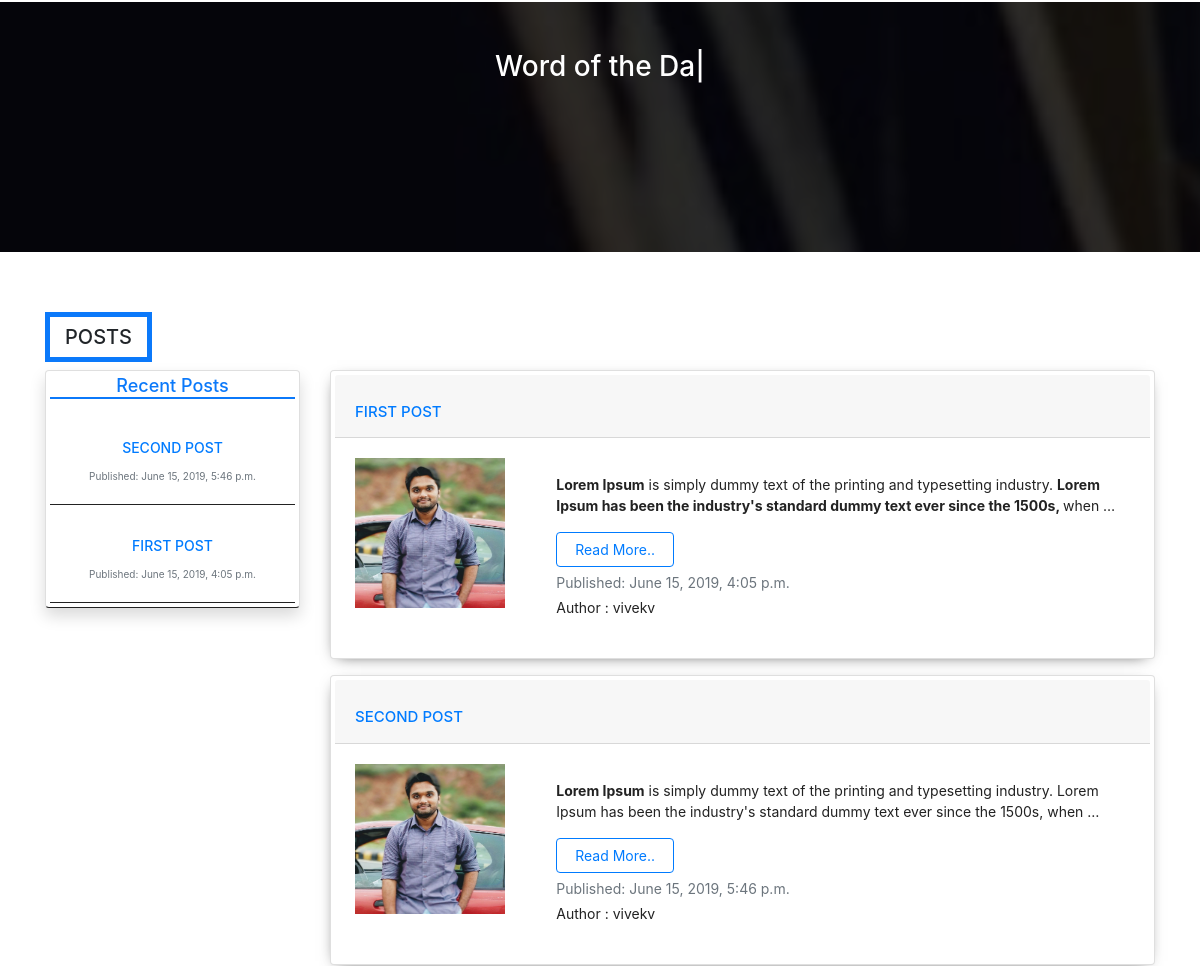
The app's page / (middle part), older data.
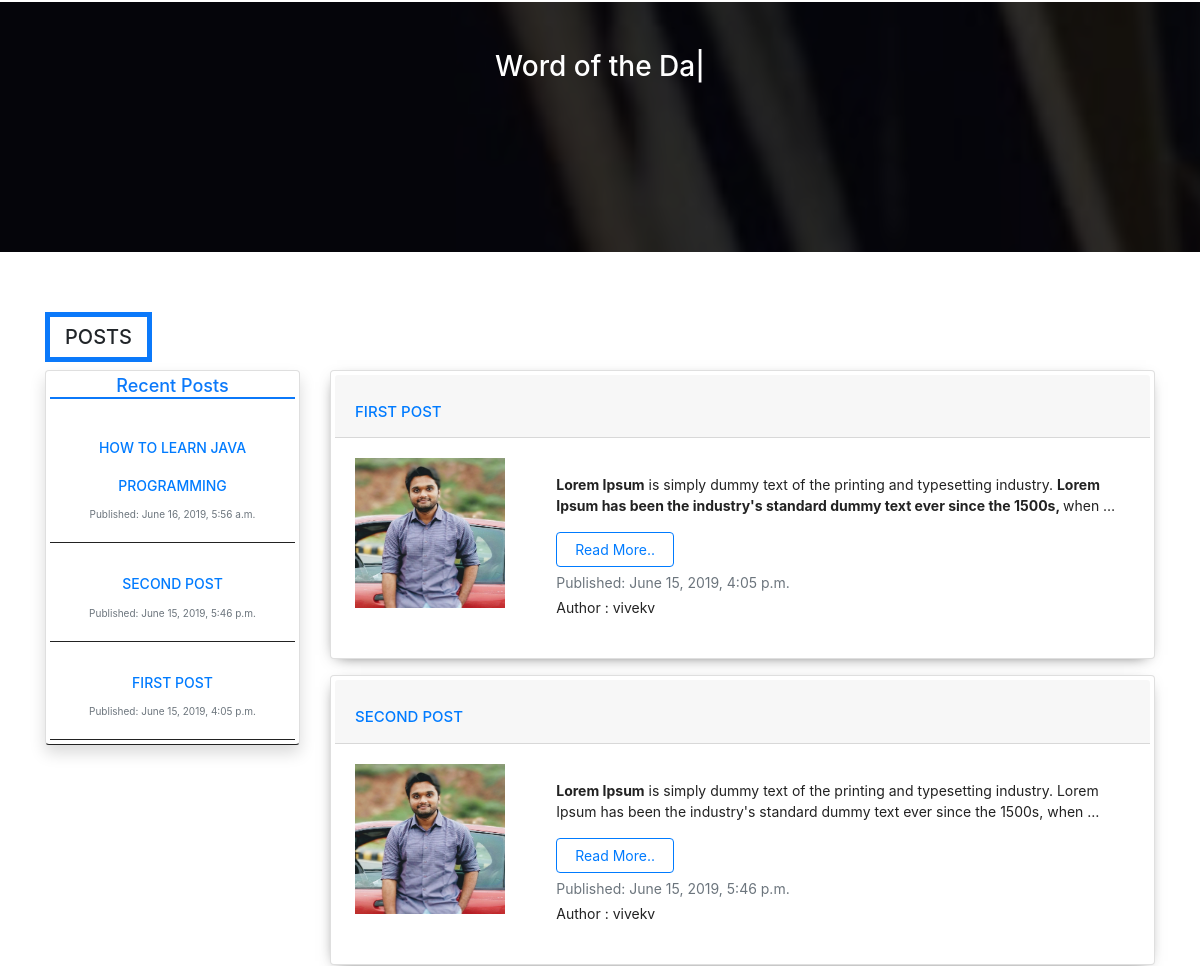
The same page, newer data.
### blog/models.py (models this page shows, shortened)
class Post(models.Model):
    author = models.ForeignKey(settings.AUTH_USER_MODEL, on_delete=models.CASCADE)
    title = models.CharField(max_length=200)
    text = RichTextField()
    created_date = models.DateTimeField(default=timezone.now)
    published_date = models.DateTimeField(blank=True, null=True)
    image = models.ImageField(upload_to='profile_pics',validators=[FileExtensionValidator(['jpg','gif','png'])],blank=True)

### blog/views.py (the view)
# urls.py: path('',views.home,name="home"),
def home(request):
    twoposts = Post.objects.filter(published_date__lte=timezone.now()).order_by('published_date')
    recentposts = Post.objects.filter(published_date__lte=timezone.now()).order_by('-published_date')
    mybio= Aboutme.objects.filter(published_date__lte=timezone.now()).order_by('-published_date')
    myquote=Quote.objects.filter(published_date__lte=timezone.now()).order_by('-published_date')
    return render(request, 'blog/home.html', {'twoposts':twoposts, 'recentposts':recentposts, 'mybio' : mybio , 'myquote' : myquote})

### blog/templates/blog/home.html (shortened to what this page needs)
{% extends 'blog/base.html' %}
{% load static %}
{% block content %}
<section id="explore-head-section" class="bg-primary">
    <div class="explore-head-section-dark-overlay">
        <div class="container">
            <div class="row">
                <div class="col text-center">
                    <div class="py-5">
                        <h3 class=""> <span class="mywords"></span></h3>
                    </div>
                </div>
            </div>
        </div>
</section>
<section id="bloghome">
    <div class="container">
        <h1 class="text-center d-inline-block">Posts</h1>
        <div class="row">
            <div class="col-lg-3 col-md-3 col-sm-12 col-12 text-center">
                <div class="card recentposts shadow p-1 mb-3 bg-white rounded">
                    <h3 class="text-center">Recent Posts</h3>
                    {% for post in recentposts|slice:":5" %}
                    <div class="p-3 recentposts">
                        <h2 class="text-capitalize"><a class="text-capitalize" href="{% url 'post_detail' pk=post.pk %}">{{ post.title }}</a></h2>
                        <p class="mb-1 text-muted">Published: {{ post.published_date }}</p>
                    </div>
                    {% endfor %}
                </div>
            </div>
            <div class="col-lg-9 col-md-9 col-sm-12 col-12">
                {% for post in twoposts|slice:":2"  %}
                <div class="card mb-3 myposts p-1 bg-white rounded">
                    <h2 class="card-header bheading"><a href="{% url 'post_detail' pk=post.pk %}">{{ post.title }}</a></h2>
                    <div class="card-body">
                        <div class="row">
                            <div class="col-lg-3 col-md-3 col-sm-3 col-3">
                                {% if post.image %}
                                <img class="img-responsive" src="{{ post.image.url }}">
                                {% endif %}
                            </div>
                            <div class="col-lg-9 col-md-9 col-sm-9 col-9 read">
                                <p class="card-text">{{ post.text|safe|truncatewords:25|linebreaks }}</p>
                                <a class="btn btn-outline-primary" href="{% url 'post_detail' pk=post.pk %}" class="text-primary">Read More..</a>
                                <p class="mb-1 text-muted">Published: {{ post.published_date }}</p>
                                <p class="text-lead">Author : {{ post.author }}</p>
                            </div>
                        </div>
                    </div>
                </div>
                {% endfor %}
            </div>
        </div>
    </div>
</section>
{% endblock %}

Row changes from the older to the newer data that the page shows:
added Post: title "HOW TO LEARN JAVA PROGRAMMING", published_date "June 16, 2019, 5:56 a.m.", shown under "Recent Posts"
